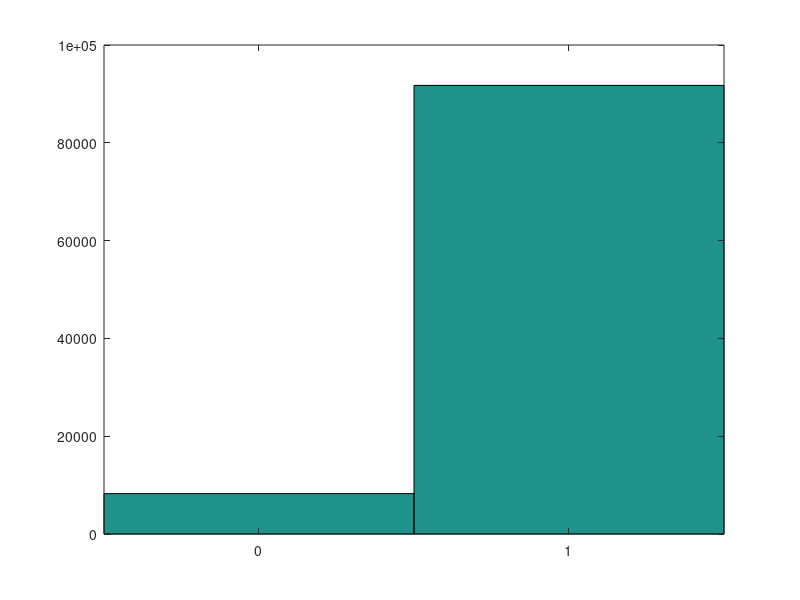

Write MATLAB code to recreate this figure.
%Листинг №23
%Гистограмма распределения наборов чисел l1,...,ln,
%которые удовлетворяют неравенству Макмиллана с
%тремя символами в алфавите кодирующих слов
%Очищаем рабочее пространство
clear, clc 
%Определяем количество букв алфавита сообщений, n,
%а также число K случайных наборов чисел l1,...,ln
n=10; K=10^5;
%Запускаем цикл генерации случайного наборов чисел l1,...,ln
f=zeros(1,K);
for k=1:K
    %Генерируем случайный набор чисел l1,...,ln
    l=randi(n,1,n);
    %Проверяем выполнение неравенства Макмиллана (2')
    f(k)= sum(3.^(-l))<=1;
end
%Строим искомую гистограмму
hist(f,[0,1])
%Определяем частоту не выполнения p_0 и частоту
%выполнения p_1 неравенства Макмиллана
p_0=sum(f==0)/K; p_1=sum(f==1)/K;
%Выводим частоту не выполнения p_0 и частоту
%выполнения p_1 неравенства Макмиллана
fprintf('p_0 = %f7',p_0)
fprintf(' p_1 = %f7',p_1), fprintf('\n') 